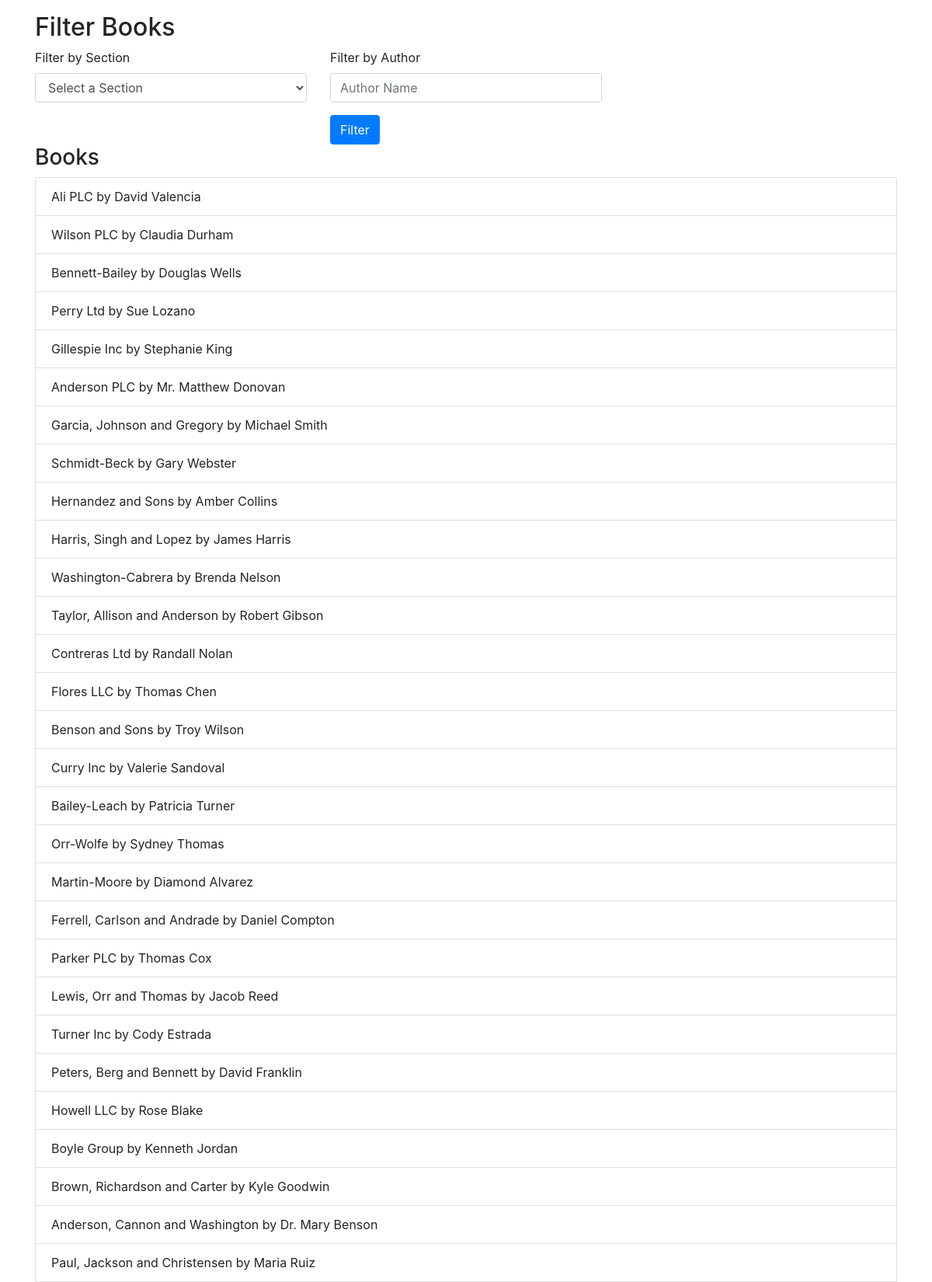
Screenshot of /books/filter (upper part) with the database file from the repository.
### models.py (models this page shows, shortened)
class Book(db.Model):
    __table_name__ = "book"
    id = Column(Integer, primary_key=True)
    name = Column(String(100), nullable=False)
    content = Column(Text, nullable=False)
    author = Column(String(100), nullable=False)
    section_id = Column(Integer, ForeignKey('section.id'), nullable=False)

### app.py (the view)
@app.route('/books/filter', methods=['GET'])
def list_books_by_filter():
    filter_type = request.args.get('filter_type')
    query = request.args.get('query', '')
    if filter_type == 'section':
        section_id = request.args.get('section_id')
        books = Book.query.filter(Book.section_id == section_id, Book.name.ilike(f"%{query}%")).all()
    elif filter_type == 'author':
        books = Book.query.filter(Book.author.ilike(f"%{query}%"), Book.name.ilike(f"%{query}%")).all()
    else:
        books = Book.query.filter(Book.name.ilike(f"%{query}%")).all()
    return render_template('books/books_filter.html', books=books)

### templates/books/books_filter.html (shortened to what this page needs)
<!DOCTYPE html>
<html lang="en">
<head>
    <link rel="stylesheet" href="https://stackpath.bootstrapcdn.com/bootstrap/4.5.2/css/bootstrap.min.css">
</head>
<body>
<div class="container mt-3">
    <h2>Filter Books</h2>
    <div class="row">
        <div class="col-md-4">
            <form action="/books/section" method="get">
                <div class="form-group">
                    <label for="sectionSelect">Filter by Section</label>
                    <select class="form-control" id="sectionSelect" name="section_id" onchange="this.form.submit()">
                        <option value="">Select a Section</option>
                    </select>
                </div>
            </form>
        </div>
        <div class="col-md-4">
            <form action="/books/author" method="get">
                <div class="form-group">
                    <label for="authorInput">Filter by Author</label>
                    <input type="text" class="form-control" id="authorInput" name="author" placeholder="Author Name">
                </div>
                <button type="submit" class="btn btn-primary">Filter</button>
            </form>
        </div>
    </div>
    <div class="row">
        <div class="col">
            <h3>Books</h3>
            <ul class="list-group">
                {% for book in books %}
                <li class="list-group-item">
                    {{ book.name }} by {{ book.author }}
                </li>
                {% else %}
                <li class="list-group-item">No books found.</li>
                {% endfor %}
            </ul>
        </div>
    </div>
</div>
</body>
</html>

### rows the page displays
Book: name "Ali PLC", author "David Valencia"
Book: name "Wilson PLC", author "Claudia Durham"
Book: name "Bennett-Bailey", author "Douglas Wells"
Book: name "Perry Ltd", author "Sue Lozano"
Book: name "Gillespie Inc", author "Stephanie King"
Book: name "Anderson PLC", author "Mr. Matthew Donovan"
Book: name "Garcia, Johnson and Gregory", author "Michael Smith"
Book: name "Schmidt-Beck", author "Gary Webster"
Book: name "Hernandez and Sons", author "Amber Collins"
Book: name "Harris, Singh and Lopez", author "James Harris"
Book: name "Washington-Cabrera", author "Brenda Nelson"
Book: name "Taylor, Allison and Anderson", author "Robert Gibson"
Book: name "Contreras Ltd", author "Randall Nolan"
Book: name "Flores LLC", author "Thomas Chen"
Book: name "Benson and Sons", author "Troy Wilson"
Book: name "Curry Inc", author "Valerie Sandoval"
Book: name "Bailey-Leach", author "Patricia Turner"
Book: name "Orr-Wolfe", author "Sydney Thomas"
Book: name "Martin-Moore", author "Diamond Alvarez"
Book: name "Ferrell, Carlson and Andrade", author "Daniel Compton"
Book: name "Parker PLC", author "Thomas Cox"
Book: name "Lewis, Orr and Thomas", author "Jacob Reed"
Book: name "Turner Inc", author "Cody Estrada"
Book: name "Peters, Berg and Bennett", author "David Franklin"
Book: name "Howell LLC", author "Rose Blake"
Book: name "Boyle Group", author "Kenneth Jordan"
Book: name "Brown, Richardson and Carter", author "Kyle Goodwin"
Book: name "Anderson, Cannon and Washington", author "Dr. Mary Benson"
Book: name "Paul, Jackson and Christensen", author "Maria Ruiz"
